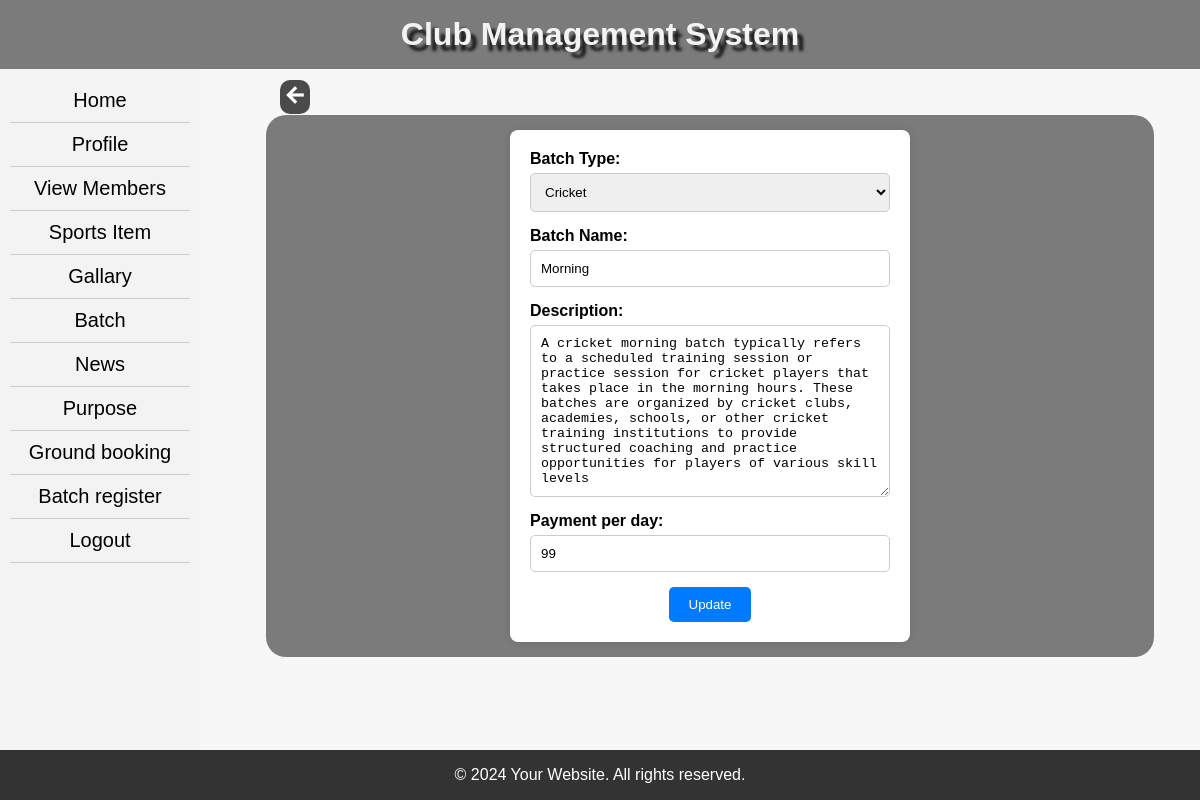
/list1/4, run on the app's committed database.
### myapp/models.py (models this page shows, shortened)
class batch(models.Model):
    id = models.AutoField(primary_key=True)
    batch_type=models.ForeignKey(sportsitem,on_delete=models.CASCADE)
    batchname = models.CharField(max_length=50)
    description = models.TextField()  # Parentheses added here
    paymentperday = models.IntegerField()  # Parentheses added here

### myapp/views.py (the view)
# urls.py: path("list1/<str:pk>",views.admineditbatch,name='editbatch'),
def admineditbatch(request, pk):
    cu_ed = batch.objects.get(id=pk)
    if request.method == 'POST':
        updated_form = BatchForm(request.POST, request.FILES, instance=cu_ed)
        if updated_form.is_valid():
            batch_name = updated_form.cleaned_data['batchname']
            batch_type=updated_form.cleaned_data['batch_type']
            if batch.objects.filter(Q(batchname__iexact=batch_name) & Q(batch_type=batch_type) & ~Q(id=pk)).exists():
                messages.error(request,'Batch name already exists.')
                form = BatchForm(instance=cu_ed)
                return render(request,'admineditbatch.html', {'form': form})
            else:
                updated_form.save()
                return redirect('adminbatchlist')
    else:
        form = BatchForm(instance=cu_ed)
        return render(request, 'admineditbatch.html', {'form': form})

### myapp/forms.py
class BatchForm(forms.ModelForm):
    class Meta:
        model = batch
        fields = ['id','batch_type','batchname', 'description', 'paymentperday']

### myapp/models.py (called while the page is built)
    def __str__(self):
        return str(self.item_name)

### templates/admineditbatch.html (shortened to what this page needs)
{% extends 'admin_index.html' %}
{% block body %}
 <a href="{% url 'adminbatchlist' %}" style="position: fixed; top:80px; left: 280px; color:#fff; background-color: rgba(0,0,0,0.7); padding:3px; border-radius:10px;"><span class="material-symbols-outlined">
</span></a>
<form action="" method="post">
    <div class="form-group">
        <label for="{{ form.batch_type.id_for_label }}">Batch Type:</label>
        {{ form.batch_type }}
    </div>
    <div class="form-group">
        <label for="{{ form.batchname.id_for_label }}">Batch Name:</label>
        {{ form.batchname }}
    </div>
    <div class="form-group">
        <label for="{{ form.description.id_for_label }}">Description:</label>
        {{ form.description }}
    </div>
    <div class="form-group">
        <label for="{{ form.paymentperday.id_for_label }}">Payment per day:</label>
        {{ form.paymentperday }}
    </div>
    <input type="submit" name="submit" class="submit-btn" value="Update">
</form>
{% endblock %}

### templates/admin_index.html (style rules this page uses)
* { margin: 0; padding: 0; box-sizing: border-box; }
body { font-family: Arial, sans-serif; background-image: url(https://png.pngtree.com/background/20230512/original/pngtree-sport-background-picture-image_2502918.jpg); background-size: cover; background-repeat: no-repeat; }
.material-symbols-outlined { font-variation-settings: 'FILL' 8, 'wght' 900, 'GRAD' 0, 'opsz' 24 }

### templates/admineditbatch.html (style rules this page uses)
body { font-family: Arial, sans-serif; text-align: center; background-color: #f7f7f7; }
form { max-width: 400px; margin: 0 auto; padding: 20px; background-color: #fff; border-radius: 8px; box-shadow: 0 0 10px rgba(0, 0, 0, 0.1); }
.form-group { display: flex; flex-direction: column; margin-bottom: 15px; text-align: left; }
.form-group label { font-weight: bold; margin-bottom: 5px; }
.form-group input[type="text"], .form-group input[type="number"], .form-group textarea { padding: 10px; border: 1px solid #ccc; border-radius: 5px; }
.form-group textarea { resize: vertical; }
.form-group select { padding: 10px; border: 1px solid #ccc; border-radius: 5px; width: 100%; }
.submit-btn { background-color: #007bff; color: #fff; padding: 10px 20px; border: none; border-radius: 5px; cursor: pointer; transition: background-color 0.3s; }

### data on the page
batch: batch_type "Cricket", batchname "Morning", description "A cricket morning batch typically refers to a scheduled training session or practice session for cricket players that takes place in the morning hours. These batches are organized by cricket clubs, academies, schools, or other cricket training institutions to provide structured coaching and practice opportunities for players of various skill levels", paymentperday "99"
